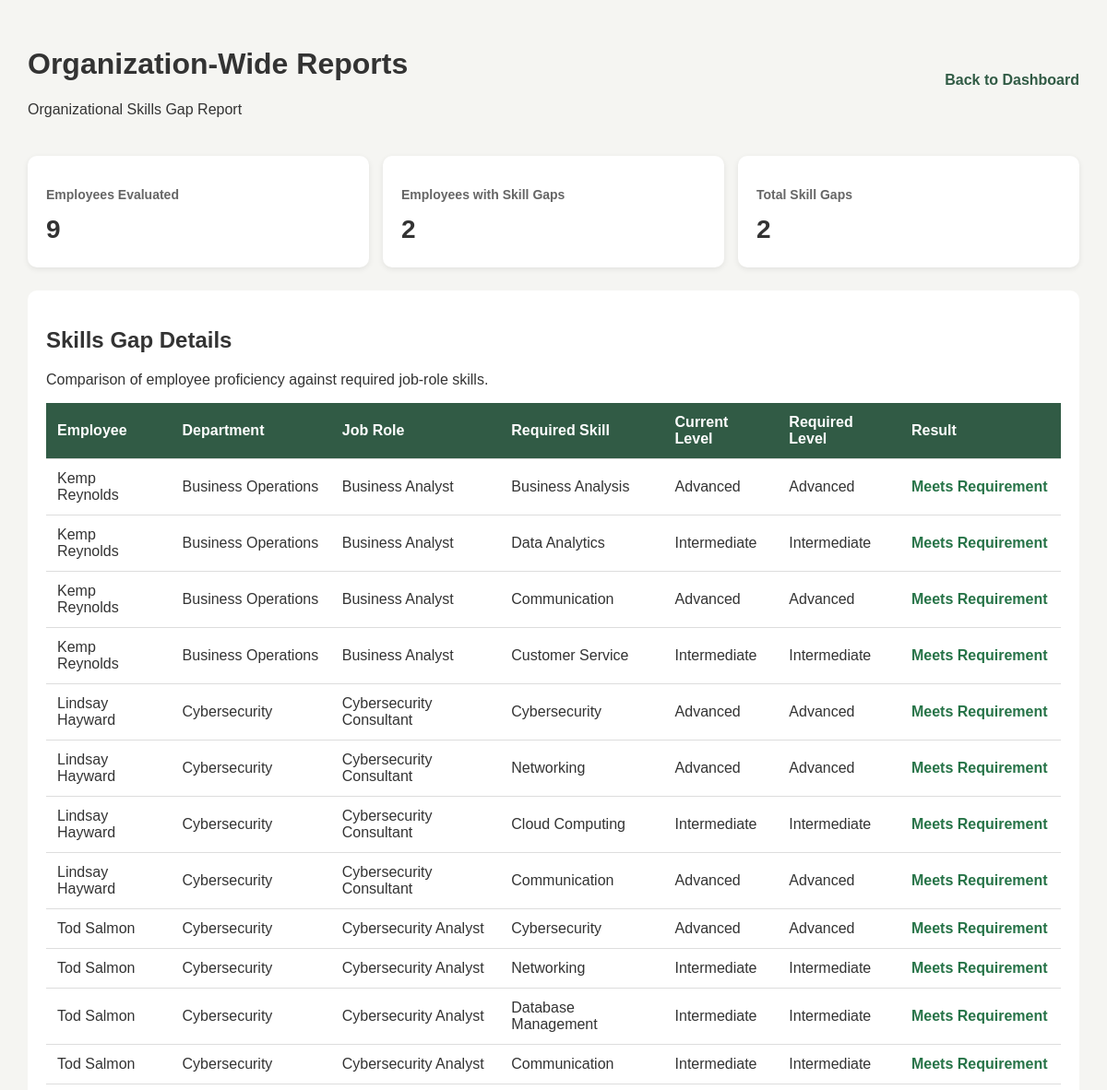
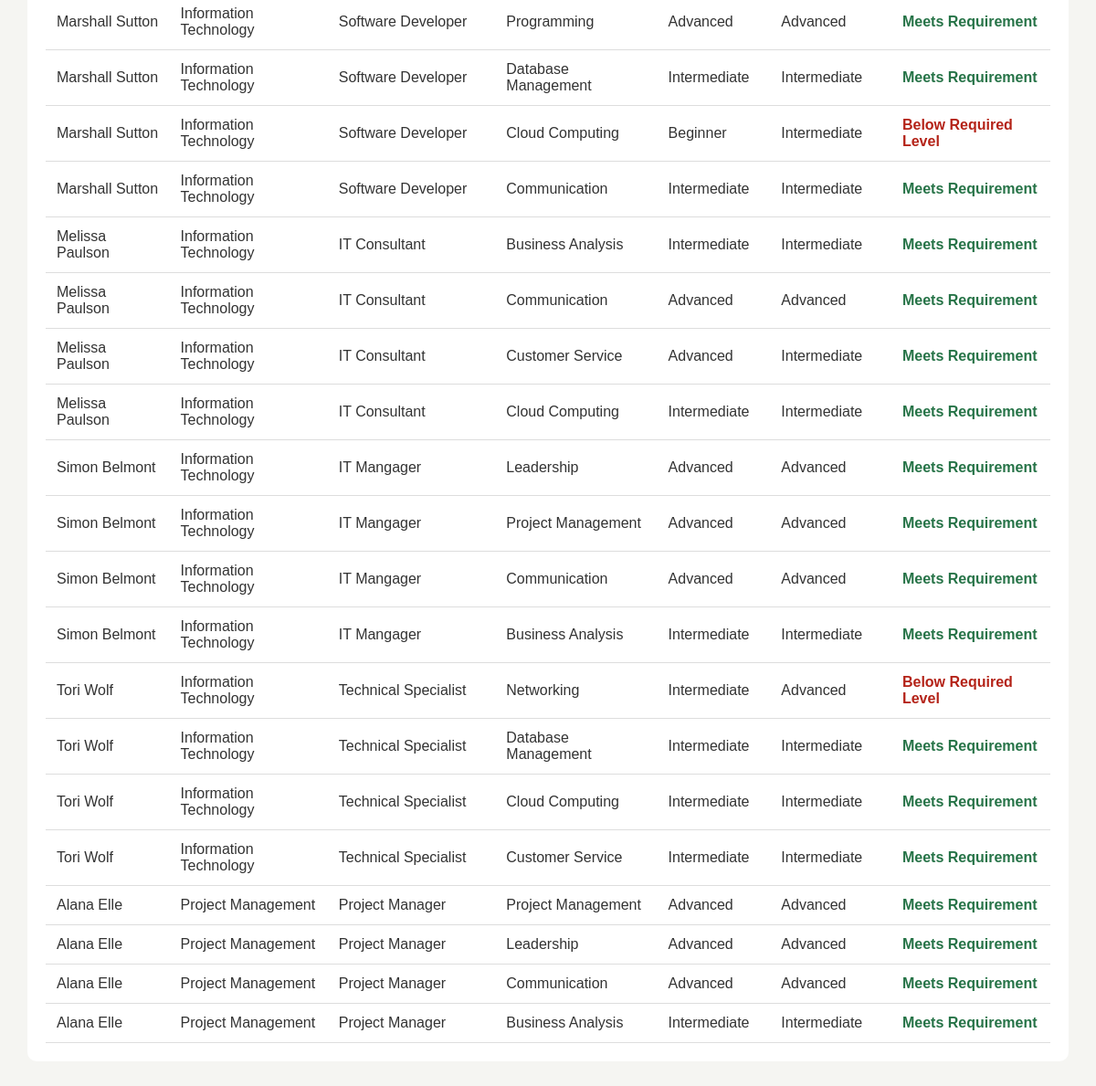
Screenshot of /administrator/reports/ (signed in) with the database file from the repository (2 pictures, top to bottom).
### core/models.py (models this page shows, shortened)
class Employee(models.Model):
    ROLE_CHOICES = [
        ("employee", "Employee"),
        ("manager", "Manager"),
        ("admin", "Administrator"),
    ]
    STATUS_CHOICES = [
        ("active", "Active"),
        ("inactive", "Inactive"),
    ]
    user = models.OneToOneField(User, on_delete=models.CASCADE, related_name="employee_profile")
    employee_id = models.PositiveIntegerField(
        unique=True,
        null=True,
        blank=True
    )
    name = models.CharField(max_length=100)
    department = models.ForeignKey(Department, on_delete=models.SET_NULL, null=True, related_name="employees")
    job_role = models.ForeignKey(JobRole, on_delete=models.SET_NULL, null=True, related_name="employees")
    manager = models.ForeignKey("self", on_delete=models.SET_NULL, null=True, blank=True, related_name="direct_reports")
    role = models.CharField(max_length=20, choices=ROLE_CHOICES, default="employee")
    status = models.CharField(max_length=20, choices=STATUS_CHOICES, default="active")

class Department(models.Model):
    name = models.CharField(max_length=100)

class JobRole(models.Model):
    title = models.CharField(max_length=100)
    description = models.TextField(blank=True)
    department = models.ForeignKey(Department, on_delete=models.CASCADE, related_name="job_roles")

class Skill(models.Model):
    name = models.CharField(max_length=100)
    category = models.CharField(max_length=100, blank=True)
    description = models.TextField(blank=True)
    is_active = models.BooleanField(default=True)

### core/views.py (the view)
# urls.py: path('administrator/reports/', views.admin_reports, name='admin_reports'),
@login_required
def admin_reports(request):
    if request.user.employee_profile.role != "admin":
        return redirect_by_role(request.user)
    employees = (
        Employee.objects
        .filter(status="active", job_role__isnull=False)
        .select_related("department", "job_role")
        .prefetch_related(
            "employee_skills__skill",
            "job_role__required_skills__skill"
        )
        .order_by("department__name", "name")
    )
    report_rows = []
    total_gaps = 0
    employees_with_gaps = set()
    employees_evaluated = employees.count()
    for employee in employees:
        current_skills = {
            employee_skill.skill_id: employee_skill
            for employee_skill in employee.employee_skills.all()
        }
        for requirement in employee.job_role.required_skills.all():
            if not requirement.is_required:
                continue
            employee_skill = current_skills.get(requirement.skill_id)
            if employee_skill is None:
                current_level = "Not recorded"
                result = "Missing Skill"
                total_gaps += 1
                employees_with_gaps.add(employee.id)
            else:
                current_level = employee_skill.get_proficiency_display()
                if employee_skill.proficiency < requirement.required_level:
                    result = "Below Required Level"
                    total_gaps += 1
                    employees_with_gaps.add(employee.id)
                else:
                    result = "Meets Requirement"
            report_rows.append({
                "employee": employee.name,
                "department": employee.department.name if employee.department else "Not assigned",
                "job_role": employee.job_role.title,
                "skill": requirement.skill.name,
                "current_level": current_level,
                "required_level": requirement.get_required_level_display(),
                "result": result,
            })
    context = {
        "report_rows": report_rows,
        "employees_evaluated": employees_evaluated,
        "total_gaps": total_gaps,
        "employees_with_gaps": len(employees_with_gaps),
    }
    return render(request, "core/admin_reports.html", context)

### core/templates/core/admin_reports.html (shortened to what this page needs)
<!DOCTYPE html>
<html lang="en">
<head>
</head>
<body>
<div class="container">
    <div class="header">
        <div>
            <h1>Organization-Wide Reports</h1>
            <p>Organizational Skills Gap Report</p>
        </div>
        <a class="back-link" href="{% url 'admin_dashboard' %}">
            Back to Dashboard
        </a>
    </div>
    <div class="summary">
        <div class="summary-card">
            <h3>Employees Evaluated</h3>
            <p>{{ employees_evaluated }}</p>
        </div>
        <div class="summary-card">
            <h3>Employees with Skill Gaps</h3>
            <p>{{ employees_with_gaps }}</p>
        </div>
        <div class="summary-card">
            <h3>Total Skill Gaps</h3>
            <p>{{ total_gaps }}</p>
        </div>
    </div>
    <div class="report-section">
        <h2>Skills Gap Details</h2>
        <p>Comparison of employee proficiency against required job-role skills.</p>
        {% if report_rows %}
        <table>
            <thead>
                <tr>
                    <th>Employee</th>
                    <th>Department</th>
                    <th>Job Role</th>
                    <th>Required Skill</th>
                    <th>Current Level</th>
                    <th>Required Level</th>
                    <th>Result</th>
                </tr>
            </thead>
            <tbody>
                {% for row in report_rows %}
                <tr>
                    <td>{{ row.employee }}</td>
                    <td>{{ row.department }}</td>
                    <td>{{ row.job_role }}</td>
                    <td>{{ row.skill }}</td>
                    <td>{{ row.current_level }}</td>
                    <td>{{ row.required_level }}</td>
                    <td>
                        {% if row.result == "Missing Skill" %}
                            <span class="missing">{{ row.result }}</span>
                        {% elif row.result == "Below Required Level" %}
                            <span class="below">{{ row.result }}</span>
                        {% else %}
                            <span class="meets">{{ row.result }}</span>
                        {% endif %}
                    </td>
                </tr>
                {% endfor %}
            </tbody>
        </table>
        {% else %}
            <div class="empty">
                No required job-role skills were found for the employees being evaluated.
            </div>
        {% endif %}
    </div>
</div>
</body>
</html>

### core/templates/core/admin_reports.html (style rules this page uses)
body { font-family: Arial, sans-serif; background: #f5f5f2; margin: 0; padding: 30px; color: #333; }
.container { max-width: 1200px; margin: auto; }
.header { display: flex; justify-content: space-between; align-items: center; margin-bottom: 25px; }
.back-link { color: #315b45; text-decoration: none; font-weight: bold; }
.summary { display: grid; grid-template-columns: repeat(3, 1fr); gap: 15px; margin-bottom: 25px; }
.summary-card { background: white; padding: 20px; border-radius: 10px; box-shadow: 0 2px 6px rgba(0,0,0,0.08); }
.summary-card h3 { font-size: 14px; color: #666; }
.summary-card p { font-size: 28px; font-weight: bold; margin: 5px 0; }
.report-section { background: white; padding: 20px; border-radius: 10px; overflow-x: auto; }
table { width: 100%; border-collapse: collapse; margin-top: 15px; }
th, td { padding: 12px; text-align: left; border-bottom: 1px solid #ddd; }
th { background: #315b45; color: white; }
.missing, .below { color: #b42318; font-weight: bold; }
.meets { color: #267347; font-weight: bold; }

### rows the page displays
Employee: employee "Kemp Reynolds" "Kemp Reynolds" "Kemp Reynolds" "Kemp Reynolds"
Department: department "Business Operations" "Business Operations" "Business Operations" "Business Operations"
JobRole: job_role "Business Analyst" "Business Analyst" "Business Analyst" "Business Analyst"
Skill: skill "Business Analysis" "Business Analysis" "Business Analysis" "Business Analysis"
Skill: skill "Data Analytics"
Skill: skill "Communication" "Communication" "Communication" "Communication" "Communication" "Communication" "Communication"
Skill: skill "Customer Service" "Customer Service" "Customer Service"
Employee: employee "Lindsay Hayward" "Lindsay Hayward" "Lindsay Hayward" "Lindsay Hayward"
Department: department "Cybersecurity" "Cybersecurity" "Cybersecurity" "Cybersecurity" "Cybersecurity" "Cybersecurity" "Cybersecurity" "Cybersecurity"
JobRole: job_role "Cybersecurity Consultant" "Cybersecurity Consultant" "Cybersecurity Consultant" "Cybersecurity Consultant"
Skill: skill "Cybersecurity" "Cybersecurity"
Skill: skill "Networking" "Networking" "Networking"
Skill: skill "Cloud Computing" "Cloud Computing" "Cloud Computing" "Cloud Computing"
Employee: employee "Tod Salmon" "Tod Salmon" "Tod Salmon" "Tod Salmon"
JobRole: job_role "Cybersecurity Analyst" "Cybersecurity Analyst" "Cybersecurity Analyst" "Cybersecurity Analyst"
Skill: skill "Database Management" "Database Management" "Database Management"
Employee: employee "Marshall Sutton" "Marshall Sutton" "Marshall Sutton" "Marshall Sutton"
Department: department "Information Technology" "Information Technology" "Information Technology" "Information Technology" "Information Technology" "Information Technology" "Information Technology" "Information Technology" "Information Technology" "Information Technology" "Information Technology" "Information Technology" "Information Technology" "Information Technology" "Information Technology" "Information Technology"
JobRole: job_role "Software Developer" "Software Developer" "Software Developer" "Software Developer"
Skill: skill "Programming"
Employee: employee "Melissa Paulson" "Melissa Paulson" "Melissa Paulson" "Melissa Paulson"
JobRole: job_role "IT Consultant" "IT Consultant" "IT Consultant" "IT Consultant"
Employee: employee "Simon Belmont" "Simon Belmont" "Simon Belmont" "Simon Belmont"
JobRole: job_role "IT Mangager" "IT Mangager" "IT Mangager" "IT Mangager"
Skill: skill "Leadership" "Leadership"
Skill: skill "Project Management" "Project Management"
Employee: employee "Tori Wolf" "Tori Wolf" "Tori Wolf" "Tori Wolf"
JobRole: job_role "Technical Specialist" "Technical Specialist" "Technical Specialist" "Technical Specialist"
Employee: employee "Alana Elle" "Alana Elle" "Alana Elle" "Alana Elle"
Department: department "Project Management" "Project Management" "Project Management" "Project Management"
JobRole: job_role "Project Manager" "Project Manager" "Project Manager" "Project Manager"

### other values shown
{{ employees_evaluated }} "9"
{{ employees_with_gaps }} "2"
{{ total_gaps }} "2"
{{ row.current_level }} "Advanced" "Intermediate" "Advanced" "Intermediate" "Advanced" "Advanced" "Intermediate" "Advanced" "Advanced" "Intermediate" "Intermediate" "Intermediate" "Advanced" "Intermediate" "Beginner" "Intermediate" "Intermediate" "Advanced" "Advanced" "Intermediate" "Advanced" "Advanced" "Advanced" "Intermediate" "Intermediate" "Intermediate" "Intermediate" "Intermediate" "Advanced" "Advanced" "Advanced" "Intermediate"
{{ row.required_level }} "Advanced" "Intermediate" "Advanced" "Intermediate" "Advanced" "Advanced" "Intermediate" "Advanced" "Advanced" "Intermediate" "Intermediate" "Intermediate" "Advanced" "Intermediate" "Intermediate" "Intermediate" "Intermediate" "Advanced" "Intermediate" "Intermediate" "Advanced" "Advanced" "Advanced" "Intermediate" "Advanced" "Intermediate" "Intermediate" "Intermediate" "Advanced" "Advanced" "Advanced" "Intermediate"
{{ row.result }} "Meets Requirement" "Meets Requirement" "Meets Requirement" "Meets Requirement" "Meets Requirement" "Meets Requirement" "Meets Requirement" "Meets Requirement" "Meets Requirement" "Meets Requirement" "Meets Requirement" "Meets Requirement" "Meets Requirement" "Meets Requirement" "Meets Requirement" "Meets Requirement" "Meets Requirement" "Meets Requirement" "Meets Requirement" "Meets Requirement" "Meets Requirement" "Meets Requirement" "Meets Requirement" "Meets Requirement" "Meets Requirement" "Meets Requirement" "Meets Requirement" "Meets Requirement" "Meets Requirement" "Meets Requirement"
{{ row.result }} "Below Required Level" "Below Required Level"
